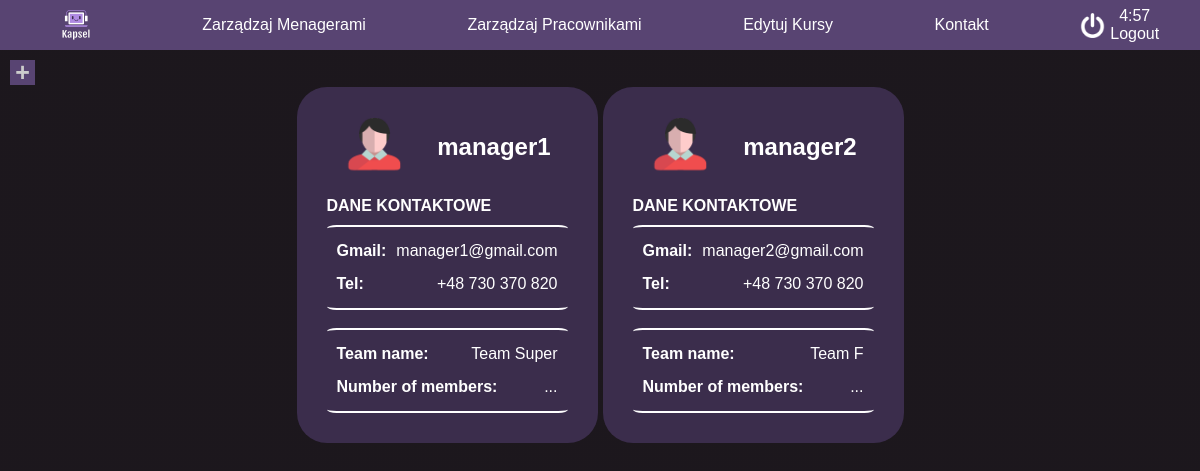
The app's page /manageManagers (signed in), older data.
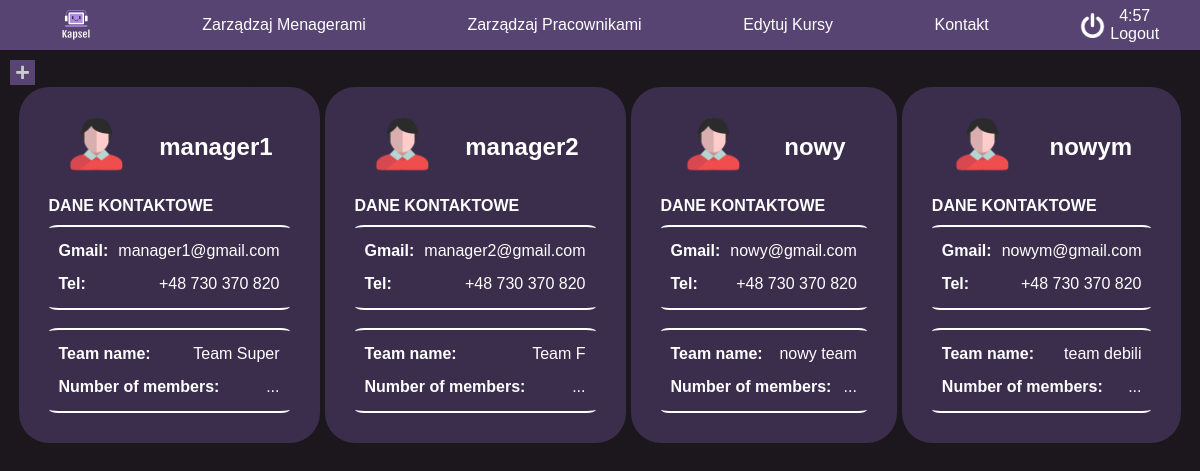
The same page, newer data.
### tables this page shows
CREATE TABLE "users"
(
    id       integer
        primary key autoincrement,
    username text,
    role     text,
    password text,
    team_id  integer
);

CREATE TABLE teams
(
    id         integer
        constraint teams_pk
            primary key autoincrement,
    name       text,
    manager_id integer
);

### app.py (the view, shortened to what this page needs)
@app.route('/manageManagers', methods=['GET', 'POST'])
def manege_managers():
    session["localization"] = "manege_managers"
    if not session.get("username"):
        return redirect("/login")
    if session.get("username") != 'admin':
        abort(403)
    cursor.execute("SELECT users.username, teams.name FROM USERS, TEAMS WHERE users.role='manager' and users.id = teams.manager_id")
    managers = cursor.fetchall()
    return render_template('manageManagers.html', managers=managers, role=session.get("role"))

### templates/manageManagers.html (shortened to what this page needs)
<!DOCTYPE html>
<html lang="pl-PL">
<head id="ctl00_Head1">
    <link rel="stylesheet" href="/static/style/style.css">
    <link rel="stylesheet" href="/static/style/manageManagers.css">
    <link rel="stylesheet" href="/static/style/nav.css">
    <link rel="stylesheet" href="/static/style/kontakt.css">
</head>
<body class="CacheDetailsPage" >
    {% include 'navbar.html' %}
    <div id="container" class="container">
        <button id="addManager" onclick="addManager()"><p class="plas">+</p></button>
<div class="managersList" >
    <div id="list">
        {% for j in managers %}
        <div class="creator">
            <div class="name_pic">
                <div class="teamManagerIcon"></div>
                <h2>{{j[0]}}</h2>
            </div>
            <div class="contact">
                <b>DANE KONTAKTOWE</b>
            </div>
            <ol>
                <div class="dane">
                    <li>
                        <h4>Gmail:</h4>
                        <p>{{j[0]}}@gmail.com</p>
                    </li>
                    <li>
                        <h4>Tel:</h4>
                        <p>+48 730 370 820</p>
                    </li>
                </div>
                <br>
                <div class="dane">
                    <li>
                        <h4>Team name:</h4>
                        <p>{{j[1]}}</p>
                    </li>
                    <li>
                        <h4>Number of members:</h4>
                        <p>...</p>
                    </li>
                </div>
            </ol>
        </div>
        {% endfor %}
        </div>
    </div>
    </div>
</body>
</html>

### templates/navbar.html (shortened to what this page needs)
<div id="nav">
    <nav>
        <ul>
            <li class="btn"><a href="/" id="logo"><div id="logoDiv"></div></a></li>
            {% if role=='admin' %}
            <li class="navBtn btn"><a href="manageManagers">Zarządzaj Menagerami</a></li>
            <li class="navBtn btn"><a href="manageUsers">Zarządzaj Pracownikami</a></li>
            <li class="navBtn btn"><a href="manageCourses">Edytuj Kursy</a></li>
            {% elif role == 'manager'%}
            <li class="navBtn btn"><a href="">Zarządzaj Pracownikami</a></li>
            <li class="navBtn btn"><a href="">Informacje</a></li>
            {% endif %}
            <li class="navBtn btn"><a href="kontakt">Kontakt</a></li>
            <li id="logoutLi" class="btn">
                <div class="horizontal">
                    <div id="logoutIcon"></div>
                    <div class="vertical">
                        <div id="timeout"></div>
                        <a href="/logout" id="logoutPageBtn">Logout</a>
                    </div>
                </div>
            </li>
        </ul>
    </nav>
</div>

### static/style/style.css (style rules this page uses)
* { margin:0; padding: 0; box-sizing: border-box; }
html, body { font-family: Helvetica, sans-serif; height: 100%; background-image: linear-gradient(rgba(19,14,20,0.8), rgba(19,14,20,0.8)), url(../icon/new-york-1745089_1920.jpg); background-position: center; background-size: cover; background-attachment: fixed; }
#container { color: white !important; }

### static/style/manageManagers.css (style rules this page uses)
* { padding: 0; margin: 0; box-sizing: border-box; }
.container { padding-top: 60px; width: 100vw; height: 100vh; transition-duration: .3s; }
#addManager { margin-left: 10px; width: 25px; height: 25px; font-weight: bold; font-size: 25px; background-color: var(--secbg); color: #ccc; border: none; transition-duration: .3s; }
#addManager>.plas { transform: translateY(-2px); }
#list { width: 100%; display: flex; flex-direction: row; flex-wrap: wrap; justify-content: center; align-items: center; gap: 5px; }
.teamManagerIcon { background-image: url(/static/icon/icon_user.png); width: 60px; height: 60px; background-repeat: no-repeat; background-size: cover; }

### static/style/nav.css (style rules this page uses)
* { margin:0; padding: 0; box-sizing: border-box; }
a { text-decoration: none; color:var(--white); }
#nav { z-index: 100000; position:fixed; top:0; display: flex; flex-direction: row; width: 100%; height: 5%; background-color: var(--bg); }
#logoDiv { background-image: url(/static/icon/LogoNoBg.png); background-size: 100% 100%; width: 50px; height: 50px; }
nav { width: 100%; height: 50px; display: flex; flex-direction: row; justify-content: center; align-items: center; }
nav > ul { display: flex; flex-direction: row; list-style-type: none; width: 100%; align-items: center; justify-content: space-around; height: 100%; background-color: var(--secbg); }
#timeout { color:white; }
.horizontal { display: flex; flex-direction: row; align-items: center; justify-content: center; gap: 5px; }
#logoutIcon { background-image: url(/static/icon/power.png); background-size: 100% 100%; width: 25px; height: 25px; }
li, li > a { display: flex; height: 100%; align-items: center; text-align: center; }
.btn { transition-duration: .3s; }
li > a { padding: 0px 10px; }

### static/style/kontakt.css (style rules this page uses)
* { margin:0; padding: 0; box-sizing: border-box; }
html, body { font-family: Helvetica, sans-serif; height: 100%; background-image: linear-gradient(rgba(19,14,20,0.8), rgba(19,14,20,0.8)), url(../icon/new-york-1745089_1920.jpg); background-position: center; background-size: cover; background-attachment: fixed; }
.creator { width: fit-content; height: fit-content; padding: 30px; background-color: var(--bg); border-radius: 30px; opacity: 0; animation: slideIn 0.75s forwards; }
.name_pic { display: flex; flex-direction: row; align-items: center; justify-content: space-around; text-align: center; margin-bottom: 20px; }
li h4 { margin-right: 10px; }
ol li { display: flex; flex-direction: row; margin-top: 15px; justify-content: space-between; }
.dane { border-top: var(--white) 2px solid; border-bottom: var(--white) 2px solid; border-radius: 4%; padding: 0 10px 15px 10px }
.contact { margin-bottom: 10px; }

### static/style/root.css (style rules this page uses)
:root { --bg: #3b2d4c; --white: white; --secbg: #584472; --details: #af8ae2; --dark: #191420; }

Row changes from the older to the newer data that the page shows:
added users: username "nowy", name "nowy team"
added users: username "nowym", name "team debili"
